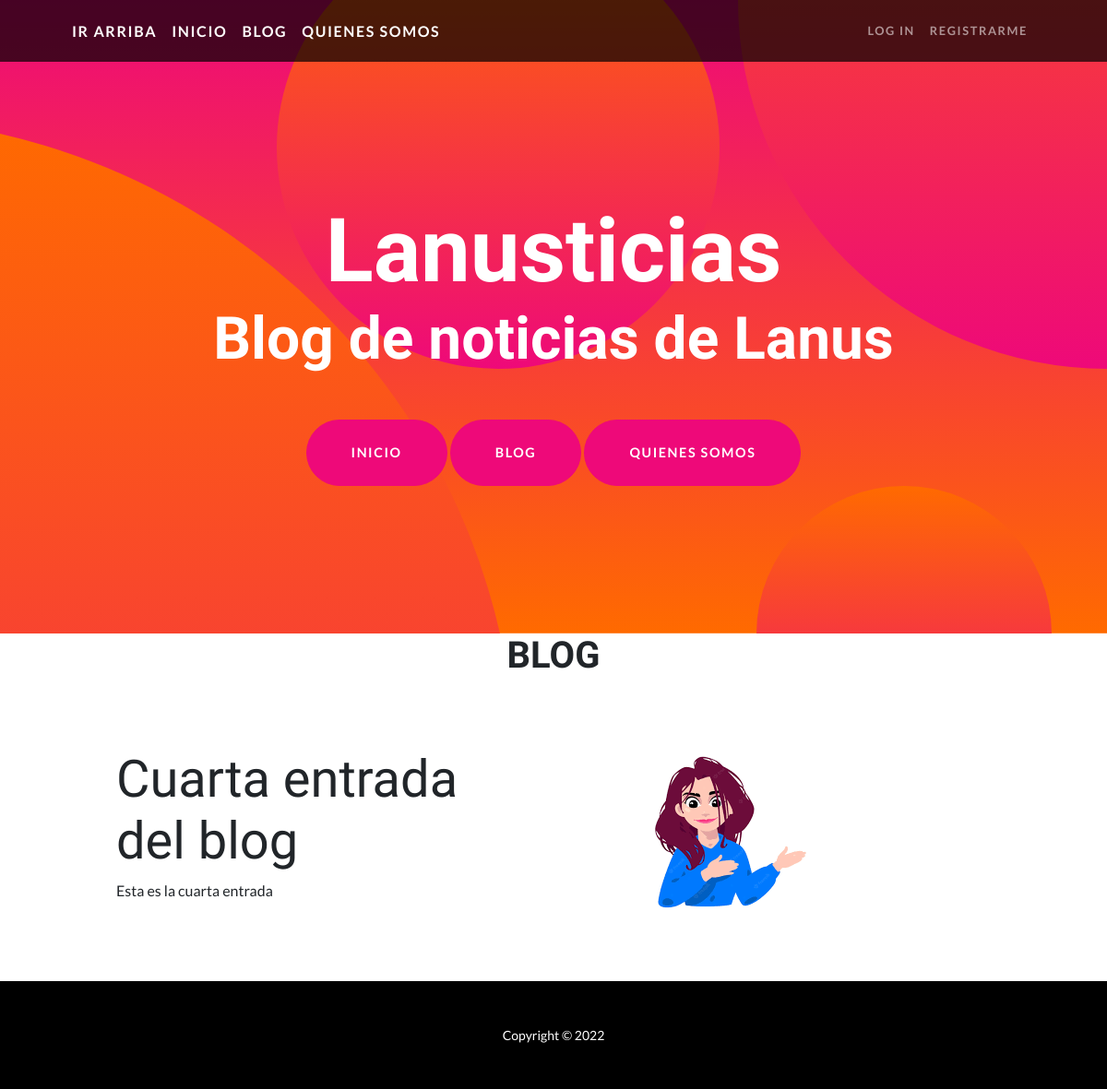
/blog/4, run on an earlier commit of the app's database.
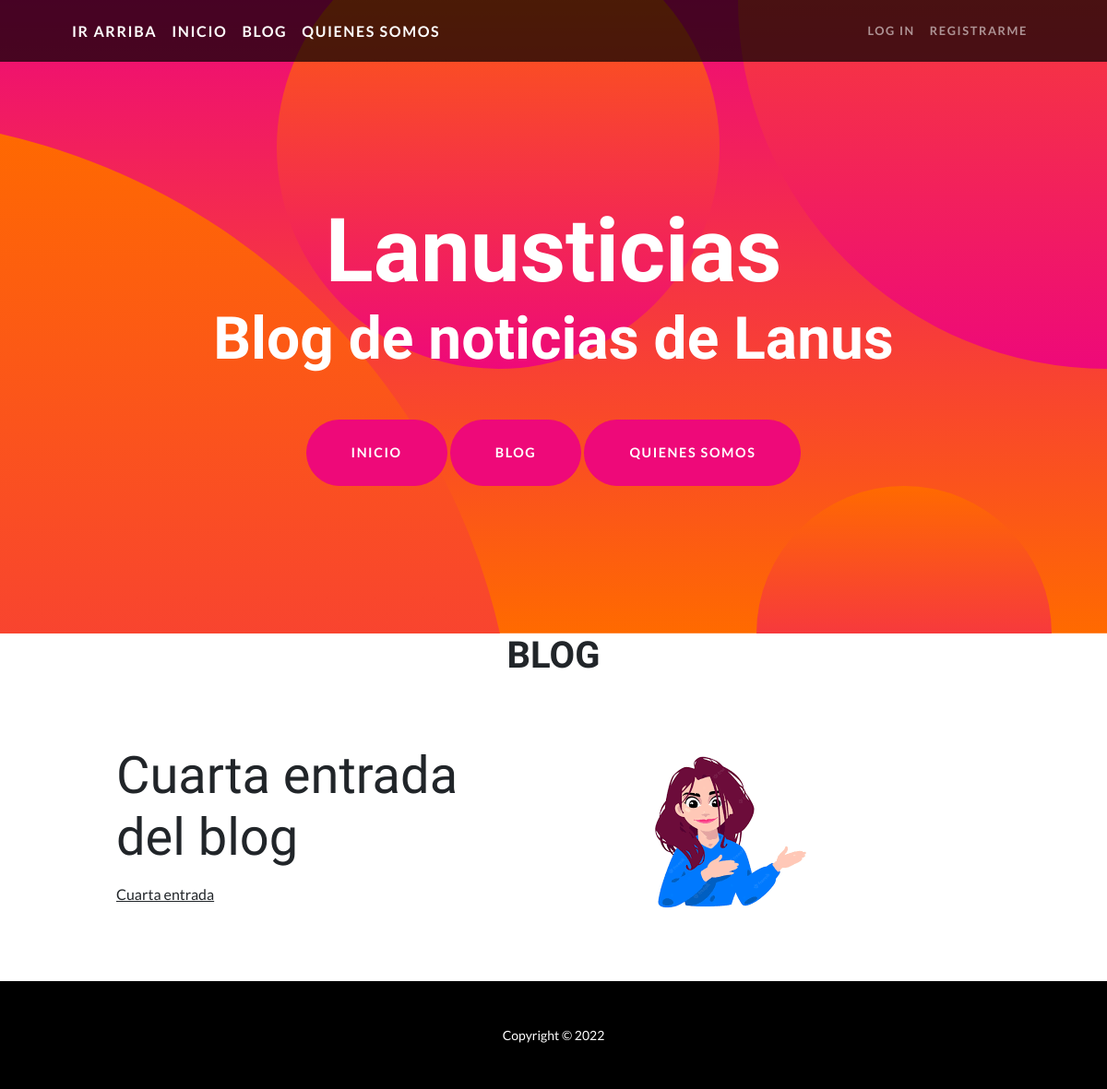
And on a later commit of the database.
### Blog/models.py (models this page shows, shortened)
class Blog(models.Model):
    titulo = models.CharField(max_length=50)
    subtitulo = models.CharField(max_length=50, null=True)
    contenido = RichTextField()
    imagen = models.ImageField(upload_to='Blog')
    creado = models.DateTimeField(auto_now_add=True)
    actualizado = models.DateTimeField(auto_now_add=True)
    class Meta:
        ordering = ['-creado']

### Blog/views.py (the view)
# urls.py: path('blog/<id>', views.blog, name='blog'),
def blog(request, id):
    blog=get_object_or_404(Blog, id=id)
    return render (request, 'blog.html', {'blog':blog})

### templates/blog.html
{% extends 'index.html' %}
{% block contenido_que_cambia %}
<h1 style='text-align:center'>BLOG</h1>
<section id="scroll">
    <div class="container px-5">
        <div class="row gx-5 align-items-center">
            <div class="col-lg-6 order-lg-2">
                <div class="p-5"><img class="img-fluid rounded-circle" src="{{blog.imagen.url}}" alt="..." /></div>
            </div>
            <div class="col-lg-6 order-lg-1">
                <div class="p-5">
                    <h2 class="display-4">{{blog.titulo}}</h2>
                    <p>{{blog.contenido|safe}}</p>
                </div>
            </div>
        </div>
    </div>
</section>
{% endblock %}

What changed in the data, as far as the page shows it:
changed Blog "Cuarta entrada del blog": contenido "Esta es la cuarta entrada" → "Cuarta entrada"
